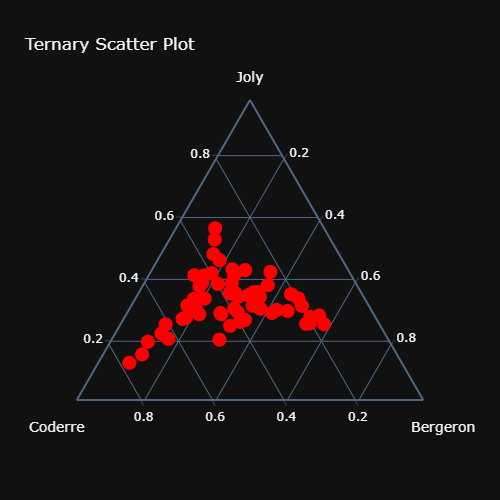

Python code for this plot:
import plotly.express as px
import plotly.graph_objects as go

df = px.data.election()

fig = go.Figure(go.Scatterternary({
    'mode': 'markers',
    'a': df['Joly'],
    'b': df['Coderre'],
    'c': df['Bergeron'],
    'marker': {
        'color': 'red',
        'size': 14,
    } ,

}))
fig.update_layout({
    'title': 'Ternary Scatter Plot',
    'ternary':
        {
        'sum':1,
        'aaxis':{'title': 'Joly', 'min': 0.01, 'linewidth':2, 'ticks':'outside' },
        'baxis':{'title': 'Coderre', 'min': 0.01, 'linewidth':2, 'ticks':'outside' },
        'caxis':{'title': 'Bergeron', 'min': 0.01, 'linewidth':2, 'ticks':'outside' }
    },
    'showlegend': False
})

fig.update_layout(
    width=500,
    height=500,
    autosize=True,
    margin=dict(l=50, r=50, b=100, t=100, pad=4)
)

fig.layout.template = 'plotly_dark'
fig.show()
